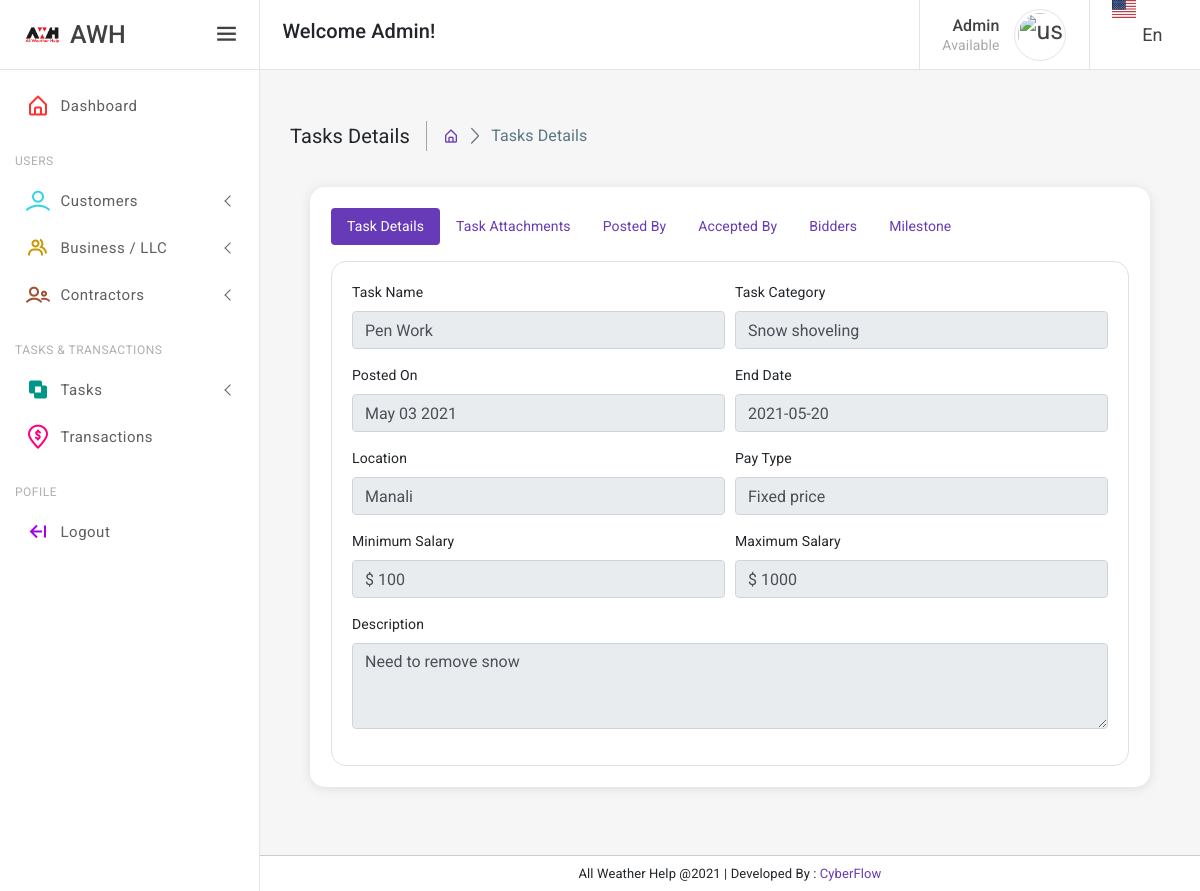
Page /admin/task?token=14 (signed in) on the committed database.
### tables this page shows
CREATE TABLE `post_task` (
  `id` bigint(50) NOT NULL,
  `e_id` bigint(50) NOT NULL,
  `t_name` text NOT NULL,
  `t_catagory` text NOT NULL,
  `end_date` date DEFAULT NULL,
  `location` text NOT NULL,
  `min_salary` bigint(50) NOT NULL,
  `max_salary` bigint(50) NOT NULL,
  `t_description` text NOT NULL,
  `pay_type` bigint(50) NOT NULL,
  `status` int(11) NOT NULL DEFAULT 1,
  `time_stamp` timestamp NOT NULL DEFAULT current_timestamp() ON UPDATE current_timestamp(),
  `cat_type` int(11) DEFAULT NULL
);

CREATE TABLE `task_category` (
  `id` bigint(50) NOT NULL,
  `category` text NOT NULL,
  `icon` text NOT NULL,
  `type` int(11) DEFAULT NULL
);

### admin/task.php (the view, shortened to what this page needs)
v<?php
	require_once 'header_new.php';
	if(isset($_GET['token'])&&!empty($_GET['token']))
    {
        $id = $_GET['token'];
        $sql = "SELECT pt.*,up.f_name,up.l_name,up.avtar,up.mobile from post_task pt, user_profile up where pt.e_id = up.u_id and pt.id='$id'";
        if($result = $conn->query($sql))
        {
            if($result->num_rows > 0)
            {
                $detail = $result->fetch_assoc();
            }
        }
        else
        {
            $error =  $conn->error;
        }
        $caty = $detail['t_catagory'];
        $sql = "SELECT * from task_category where id='$caty'";
        if($result = $conn->query($sql))
        {
            if($result->num_rows > 0)
            {
                $category = $result->fetch_assoc();
            }
        }
        $d=strtotime($detail['time_stamp']);
        $timestamp = date("M d Y", $d);
        $pay_type = '';
        $type = $detail['pay_type'];
        switch ($type) {
            case 1:
                $pay_type = "Fixed price";
                break;
        }
    }
?>
<body>
	<div class="wrapper">
		<?php
			require_once 'sidebar.php';
			require_once 'navbar.php';
		?>
		<div class="page-wrapper">
			<div class="page-content-wrapper">
				<div class="page-content">
					<div class="page-breadcrumb d-none d-md-flex align-items-center mb-3">
						<div class="breadcrumb-title pr-3">Tasks Details</div>
						<div class="pl-3">
							<nav aria-label="breadcrumb">
								<ol class="breadcrumb mb-0 p-0">
									<li class="breadcrumb-item"><a href="dashboard"><i class='bx bx-home-alt'></i></a>
									</li>
									<li class="breadcrumb-item active" aria-current="page">Tasks Details</li>
								</ol>
							</nav>
						</div>
					</div>
					<div class="user-profile-page">
						<div class="">
							<div class="card-body">
                                <div class="card radius-15">
							<div class="card-body">
								<ul class="nav nav-pills">
                                    <li class="nav-item"> <a class="nav-link active" data-toggle="tab" href="#Edit-Profile"><span class="p-tab-name">Task Details</span><i class='bx bx-message-edit font-24 d-sm-none'></i></a>
									</li>
                                    <li class="nav-item" > <a class="nav-link"  data-toggle="tab" href="#doc"><span class="p-tab-name">Task Attachments</span><i class='bx bxs-user-rectangle font-24 d-sm-none'></i></a>
									</li>
									<li class="nav-item"> <a class="nav-link " data-toggle="tab" href="#Experience"><span class="p-tab-name">Posted By</span><i class='bx bx-donate-blood font-24 d-sm-none'></i></a>
									</li>
									<li class="nav-item" > <a class="nav-link" id="profile-tab" data-toggle="tab" href="#Biography"><span class="p-tab-name">Accepted By</span><i class='bx bxs-user-rectangle font-24 d-sm-none'></i></a>
									</li>
                                    <li class="nav-item" > <a class="nav-link" id="profile-tab" data-toggle="tab" href="#bidders"><span class="p-tab-name">Bidders</span><i class='bx bxs-user-rectangle font-24 d-sm-none'></i></a>
									</li>
                                    <li class="nav-item" > <a class="nav-link" id="profile-tab" data-toggle="tab" href="#mile"><span class="p-tab-name">Milestone</span><i class='bx bxs-user-rectangle font-24 d-sm-none'></i></a>
									</li>
								</ul>
								<div class="tab-content mt-3">
									<div class="tab-pane fade show active" id="Edit-Profile">
										<div class="card shadow-none border mb-0 radius-15">
											<div class="card-body">
												<div class="form-body">
													<div class="row">
														<div class="col-12 col-lg-12">
                                                        <div class="form-row" >
                                                            <div class="form-group col-md-6">
                                                                <label>Task Name</label>
                                                                <input type="text" class="form-control" value="<?=$detail['t_name']?>"  name="f_name" disabled/>
                                                            </div>
                                                            <div class="form-group col-md-6">
                                                                <label>Task Category</label>
                                                                <input type="text" class="form-control" value="<?=$category['category']?>" name="l_name" disabled/>
                                                            </div>
                                                        </div>
                                                        <div class="form-row">
                                                            <div class="form-group col-md-6">
                                                                <label>Posted On</label>
                                                                <input type="text" class="form-control" value="<?=$timestamp?>"  name="email" disabled/>
                                                            </div>
                                                            <div class="form-group col-md-6">
                                                                <label>End Date</label>
                                                                <input type="text" class="form-control" value="<?=$detail['end_date']?>" name="phone" disabled/>
                                                            </div>
                                                        </div>
                                                        <div class="form-row" >
                                                            <div class="form-group col-md-6">
                                                                <label>Location</label>
                                                                <input type="text" class="form-control" value="<?=$detail['location']?>" name="nationality" disabled/>
                                                            </div>
                                                            <div class="form-group col-md-6">
                                                                <label>Pay Type</label>
                                                                <input type="text" class="form-control" value="<?= $pay_type ?>"  name="tagline" disabled/>
                                                            </div>
                                                        </div>
                                                        <div class="form-row" >
                                                            <div class="form-group col-md-6">
                                                                <label>Minimum Salary</label>
                                                                <input type="text" class="form-control" value="$ <?=$detail['min_salary']?>" name="nationality" disabled/>
                                                            </div>
                                                            <div class="form-group col-md-6">
                                                                <label>Maximum Salary</label>
                                                                <input type="text" class="form-control" value="$ <?=$detail['max_salary']?>"  name="tagline" disabled/>
                                                            </div>
                                                        </div>
                                                        <div class="form-row" >
                                                            <div class="form-group col-md-12">
                                                                <label>Description</label>
                                                                <textarea rows="3" class="form-control" value=""  name="address" disabled><?=$detail['t_description']?></textarea>
                                                            </div>
                                                        </div>
														</div>
													</div>
												</div>
											</div>
										</div>
									</div>
								</div>
							</div>
						</div>
					</div>
							</div>
						</div>
					</div>
				</div>
			</div>
		<div class="footer">
			<p class="mb-0">All Weather Help @<?=date("Y");?> | Developed By : <a href="https://www.cyberflow.in" target="_blank">CyberFlow</a>
			</p>
		</div>
</body>
</html>

### admin/assets/css/app.css (style rules this page uses)
html { width: 100%; height: 100%; }
body { font-family: 'Open Sans', sans-serif; font-family: 'Roboto', sans-serif; background-color: #f6f6f6; letter-spacing: .1px; font-size: 14px; overflow-x:hidden }
.wrapper { width: 100%; height: 100%; position: relative; }
.page-wrapper { position: relative; margin-top: 70px; }
.page-content-wrapper { margin-left: 260px; transition: all .3s ease-out; margin-top: 70px; }
.page-content { padding: 30px; }
.footer { position: fixed; bottom: 0; left: 0; right: 0; background: #ffffff; border-top: 1px solid #cccbcb; padding: 8px 15px; font-size: 13px; text-align: center; margin-left: 260px; transition: all .3s ease-out; z-index: 10; }
.p-tab-name { display: none !important; }
@media screen and (min-width: 576px) { .p-tab-name { display: block !important; } }
input::placeholder { color: #000 !important; opacity: .3 !important }
.card { box-shadow: 0 0.1rem 0.7rem rgba(0, 0, 0, .10); border: 1px solid rgba(0, 0, 0, 0); margin-bottom: 30px; }
.radius-15 { border-radius: 15px; }
.page-breadcrumb .breadcrumb { background-color: transparent; }
.breadcrumb-title { font-size: 20px; border-right: 1.5px solid #aaa4a4; }
.page-breadcrumb .breadcrumb li.breadcrumb-item { font-size: 16px; }
.page-breadcrumb .breadcrumb-item+.breadcrumb-item::before { display: inline-block; padding-right: .5rem; color: #6c757d; font-family: 'LineIcons'; content: "\ea5c"; }

### rows in the picture
post_task: f_name "Pen Work", email "May 03 2021", phone "2021-05-20", nationality "Manali", tagline "Fixed price", nationality "$ 100", tagline "$ 1000", address "Need to remove snow"
task_category: l_name "Snow shoveling"
